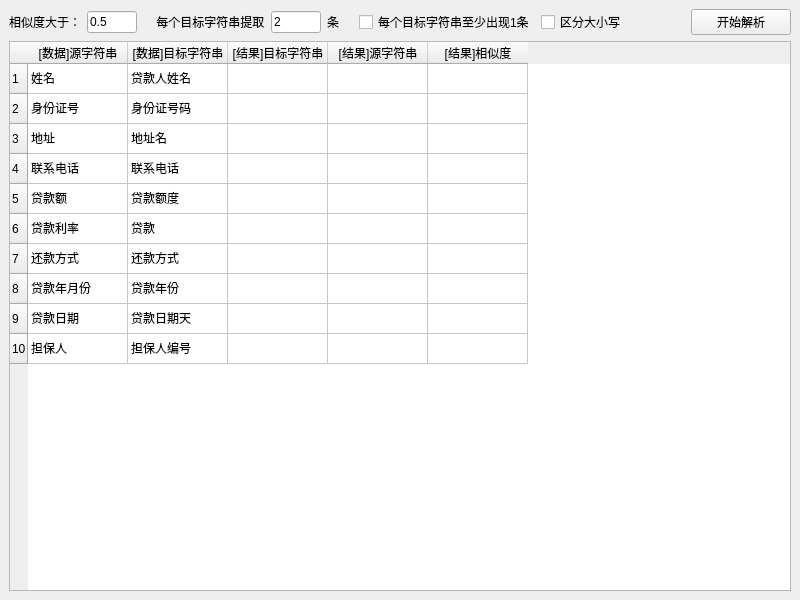
<?xml version="1.0" encoding="UTF-8"?>
<ui version="4.0">
 <class>MainWindow</class>
 <widget class="QMainWindow" name="MainWindow">
  <property name="geometry">
   <rect>
    <x>0</x>
    <y>0</y>
    <width>800</width>
    <height>600</height>
   </rect>
  </property>
  <property name="windowTitle">
   <string>相似度</string>
  </property>
  <widget class="QWidget" name="centralwidget">
   <layout class="QVBoxLayout" name="verticalLayout">
    <item>
     <layout class="QHBoxLayout" name="horizontalLayout">
      <item>
       <widget class="BodyLabel" name="label">
        <property name="sizePolicy">
         <sizepolicy hsizetype="Fixed" vsizetype="Preferred">
          <horstretch>0</horstretch>
          <verstretch>0</verstretch>
         </sizepolicy>
        </property>
        <property name="text">
         <string>相似度大于：</string>
        </property>
       </widget>
      </item>
      <item>
       <widget class="LineEdit" name="lineEdit_1">
        <property name="sizePolicy">
         <sizepolicy hsizetype="Fixed" vsizetype="Fixed">
          <horstretch>0</horstretch>
          <verstretch>0</verstretch>
         </sizepolicy>
        </property>
        <property name="maximumSize">
         <size>
          <width>50</width>
          <height>16777215</height>
         </size>
        </property>
        <property name="text">
         <string>0.5</string>
        </property>
       </widget>
      </item>
      <item>
       <widget class="BodyLabel" name="label_3">
        <property name="sizePolicy">
         <sizepolicy hsizetype="Fixed" vsizetype="Preferred">
          <horstretch>0</horstretch>
          <verstretch>0</verstretch>
         </sizepolicy>
        </property>
        <property name="text">
         <string>    每个目标字符串提取</string>
        </property>
       </widget>
      </item>
      <item>
       <widget class="LineEdit" name="lineEdit_2">
        <property name="sizePolicy">
         <sizepolicy hsizetype="Fixed" vsizetype="Fixed">
          <horstretch>0</horstretch>
          <verstretch>0</verstretch>
         </sizepolicy>
        </property>
        <property name="minimumSize">
         <size>
          <width>10</width>
          <height>0</height>
         </size>
        </property>
        <property name="maximumSize">
         <size>
          <width>50</width>
          <height>16777215</height>
         </size>
        </property>
        <property name="text">
         <string>2</string>
        </property>
       </widget>
      </item>
      <item>
       <widget class="QLabel" name="label_2">
        <property name="sizePolicy">
         <sizepolicy hsizetype="Fixed" vsizetype="Preferred">
          <horstretch>0</horstretch>
          <verstretch>0</verstretch>
         </sizepolicy>
        </property>
        <property name="text">
         <string>条    </string>
        </property>
       </widget>
      </item>
      <item>
       <widget class="CheckBox" name="cbx_one">
        <property name="text">
         <string>每个目标字符串至少出现1条</string>
        </property>
       </widget>
      </item>
      <item>
       <widget class="CheckBox" name="cbx_case">
        <property name="text">
         <string>区分大小写</string>
        </property>
       </widget>
      </item>
      <item>
       <spacer name="horizontalSpacer">
        <property name="orientation">
         <enum>Qt::Horizontal</enum>
        </property>
        <property name="sizeHint" stdset="0">
         <size>
          <width>40</width>
          <height>20</height>
         </size>
        </property>
       </spacer>
      </item>
      <item>
       <widget class="PushButton" name="pushButton">
        <property name="sizePolicy">
         <sizepolicy hsizetype="Fixed" vsizetype="Fixed">
          <horstretch>0</horstretch>
          <verstretch>0</verstretch>
         </sizepolicy>
        </property>
        <property name="minimumSize">
         <size>
          <width>100</width>
          <height>0</height>
         </size>
        </property>
        <property name="text">
         <string>开始解析</string>
        </property>
       </widget>
      </item>
     </layout>
    </item>
    <item>
     <widget class="TableWidget" name="tableWidget">
      <property name="rowCount">
       <number>10</number>
      </property>
      <row/>
      <row/>
      <row/>
      <row/>
      <row/>
      <row/>
      <row/>
      <row/>
      <row/>
      <row/>
      <column>
       <property name="text">
        <string>[数据]源字符串</string>
       </property>
      </column>
      <column>
       <property name="text">
        <string>[数据]目标字符串</string>
       </property>
      </column>
      <column>
       <property name="text">
        <string>[结果]目标字符串</string>
       </property>
      </column>
      <column>
       <property name="text">
        <string>[结果]源字符串</string>
       </property>
      </column>
      <column>
       <property name="text">
        <string>[结果]相似度</string>
       </property>
      </column>
      <item row="0" column="0">
       <property name="text">
        <string>姓名</string>
       </property>
      </item>
      <item row="0" column="1">
       <property name="text">
        <string>贷款人姓名</string>
       </property>
      </item>
      <item row="1" column="0">
       <property name="text">
        <string>身份证号</string>
       </property>
      </item>
      <item row="1" column="1">
       <property name="text">
        <string>身份证号码</string>
       </property>
      </item>
      <item row="2" column="0">
       <property name="text">
        <string>地址</string>
       </property>
      </item>
      <item row="2" column="1">
       <property name="text">
        <string>地址名</string>
       </property>
      </item>
      <item row="3" column="0">
       <property name="text">
        <string>联系电话</string>
       </property>
      </item>
      <item row="3" column="1">
       <property name="text">
        <string>联系电话</string>
       </property>
      </item>
      <item row="4" column="0">
       <property name="text">
        <string>贷款额</string>
       </property>
      </item>
      <item row="4" column="1">
       <property name="text">
        <string>贷款额度</string>
       </property>
      </item>
      <item row="5" column="0">
       <property name="text">
        <string>贷款利率</string>
       </property>
      </item>
      <item row="5" column="1">
       <property name="text">
        <string>贷款</string>
       </property>
      </item>
      <item row="6" column="0">
       <property name="text">
        <string>还款方式</string>
       </property>
      </item>
      <item row="6" column="1">
       <property name="text">
        <string>还款方式</string>
       </property>
      </item>
      <item row="7" column="0">
       <property name="text">
        <string>贷款年月份</string>
       </property>
      </item>
      <item row="7" column="1">
       <property name="text">
        <string>贷款年份</string>
       </property>
      </item>
      <item row="8" column="0">
       <property name="text">
        <string>贷款日期</string>
       </property>
      </item>
      <item row="8" column="1">
       <property name="text">
        <string>贷款日期天</string>
       </property>
      </item>
      <item row="9" column="0">
       <property name="text">
        <string>担保人</string>
       </property>
      </item>
      <item row="9" column="1">
       <property name="text">
        <string>担保人编号</string>
       </property>
      </item>
     </widget>
    </item>
   </layout>
  </widget>
 </widget>
 <customwidgets>
  <customwidget>
   <class>PushButton</class>
   <extends>QPushButton</extends>
   <header location="global">qfluentwidgets</header>
  </customwidget>
  <customwidget>
   <class>LineEdit</class>
   <extends>QLineEdit</extends>
   <header location="global">qfluentwidgets</header>
  </customwidget>
  <customwidget>
   <class>BodyLabel</class>
   <extends>QLabel</extends>
   <header location="global">qfluentwidgets</header>
  </customwidget>
  <customwidget>
   <class>CheckBox</class>
   <extends>QCheckBox</extends>
   <header location="global">qfluentwidgets</header>
  </customwidget>
  <customwidget>
   <class>TableWidget</class>
   <extends>QTableWidget</extends>
   <header location="global">MyWidget.TableWidget</header>
  </customwidget>
 </customwidgets>
 <resources/>
 <connections/>
</ui>
